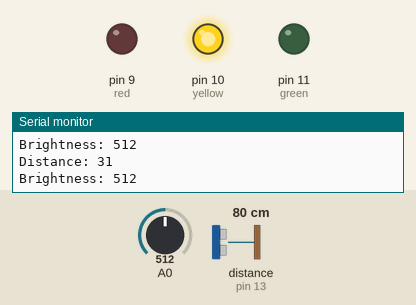
Recording of a sketch running on a simulated Arduino Uno, built with avr-gcc and run on an emulated ATmega328P. Parts: output pins drawn as LEDs (lit = HIGH), the last lines printed to the serial monitor. Wiring (inferred from the names in the program): ultrasonic range finder: trigger pin 12; echo pin 13. The inputs (shaded band) are chosen by the test bench; at power-on: A0 = 512, distance to the obstacle (sensor on pin 13) 80 cm. The echo pulse lasts 58.3 µs per cm; pins used as bus, display or sensor lines are not drawn.

Above: at 1.2 s.
1.3 s: A0 set to 690
2.8 s: A0 set to 717
At 3.8 s:
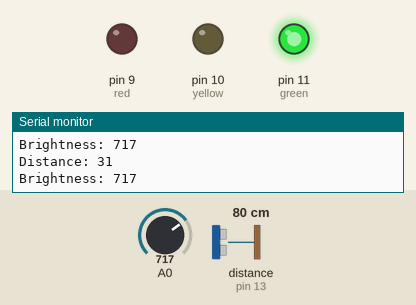
4.3 s: A0 set to 618
5.8 s: A0 set to 583
At 6.4 s:
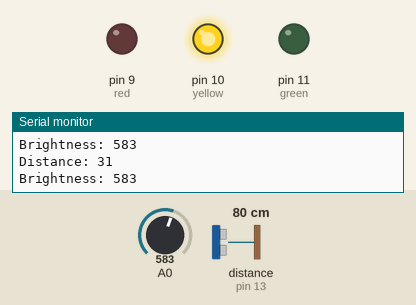
10.3 s: A0 set to 266
11.8 s: A0 set to 240
At 12.8 s:
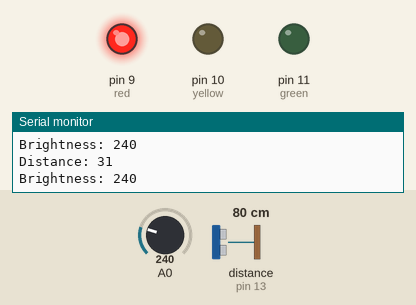
Timing chart, 0 to 14.3 s (numbered marks = the images above; inputs shaded):
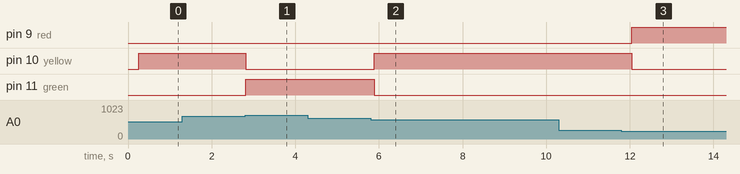

The sketch:

SonicDistanceSensorRemix2.ino
```cpp
int trigPin = 12;
int echoPin = 13;

int yellow = 10;
int red = 9;
int green = 11;
int brightness = 5;
int fadeAmount = 5;

long duration;
int distance;


void setup() {
pinMode(trigPin, OUTPUT);
pinMode(echoPin, INPUT);
Serial.begin(9600);

pinMode(yellow,OUTPUT);
pinMode(red,OUTPUT);
pinMode(green,OUTPUT);

}

void loop() {

digitalWrite(trigPin, LOW);
delayMicroseconds(2);

digitalWrite(trigPin, HIGH);
delayMicroseconds(10);
digitalWrite(trigPin, LOW);

duration = pulseIn(echoPin, HIGH);

distance= duration/74/2;

Serial.print("Distance: ");
Serial.println(distance);
Serial.print("Brightness: ");
Serial.println(analogRead(0));
delay(250);
if(analogRead(0) <= 250 )
  {
  analogWrite(red,255);
  analogWrite(green,0);
  analogWrite(yellow,0);
  }
  if(analogRead(0) > 300 && analogRead(0) <=600)
  {
  analogWrite(red,0);
  analogWrite(green,0);
  analogWrite(yellow,255);
  }
  if(analogRead(0)> 700)
  {
  analogWrite(red,0);
  analogWrite(green,255);
  analogWrite(yellow,0);
  }


}
```

Measured:
- the behaviour switches between 700 and 701 on A0 (found by bisection; images 0 and 1)
- the behaviour switches between 601 and 600 on A0 (found by bisection; images 1 and 2)
- the behaviour switches between 251 and 250 on A0 (found by bisection; images 2 and 3)
- after the input at 2.8 s, pin 10 (yellow): HIGH → LOW at once; pin 11 (green): LOW → HIGH at once
- after the input at 5.8 s, pin 10 (yellow): LOW → HIGH after 0.09 s; pin 11 (green): HIGH → LOW after 0.09 s
- after the input at 11.8 s, pin 9 (red): LOW → HIGH after 0.24 s; pin 10 (yellow): HIGH → LOW after 0.24 s
